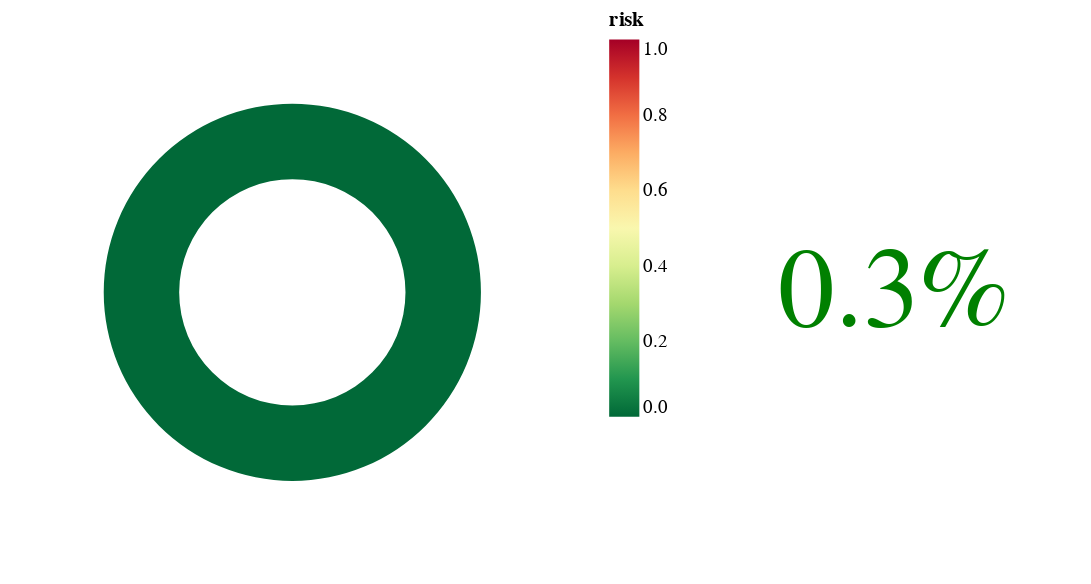

Write notebook code for a chart like this one.
### Code cell
model = load('ckd_model.joblib')
features = ['age','bp','sg','al','su','rbc','pc','pcc','ba','bgr','bu','sc','sod','pot','hemo','pcv','wc','rc','htn','dm','cad','appet','pe','ane']

cat_features = ['rbc','pc','pcc','ba','htn','dm','cad','appet','pe','ane']
class_map = {}
for f in cat_features:
    le = LabelEncoder().fit(df[f])
    class_map[f] = list(le.classes_)

# print(class_map)

coefs = model.coef_[0]
intercept = model.intercept_[0]
placeholder = pd.DataFrame({'x':[0]})

params = [
    alt.param('age', bind=alt.binding_range(min=2, max=90, step=1, name='Age'), value=50),
    alt.param('bp', bind=alt.binding_range(min=50, max=200, step=1, name='Blood Pressure (mm Hg)'), value=120),
    alt.param('sg', bind=alt.binding_range(min=1.005,max=1.025,step=0.001,name='Specific Gravity'), value=1.010),
    alt.param('al', bind=alt.binding_range(min=0, max=5, step=1, name='Albumin (0–5)'), value=1),
    alt.param('su', bind=alt.binding_range(min=0, max=5, step=1, name='Sugar (0–5)'), value=1),
    alt.param('rbc', bind=alt.binding_select(options=['normal','abnormal'], name='RBC'), value='normal'),
    alt.param('pc', bind=alt.binding_select(options=['normal','abnormal'], name='Pus Cells'), value='normal'),
    alt.param('pcc', bind=alt.binding_select(options=['present','not present'], name='Pus Cell Clumps'), value='not present'),
    alt.param('ba', bind=alt.binding_select(options=['present','not present'], name='Bacteria'), value='not present'),
    alt.param('bgr', bind=alt.binding_range(min=50, max=500, step=10, name='Blood Glucose Random (mg/dl)'),value=100),
    alt.param('bu', bind=alt.binding_range(min=5, max=200, step=5, name='Blood Urea (mg/dl)'), value=30),
    alt.param('sc', bind=alt.binding_range(min=0.5, max=15, step=0.1, name='Serum Creatinine (mg/dl)'), value=1.0),
    alt.param('sod', bind=alt.binding_range(min=100,max=160, step=1, name='Sodium (mEq/l)'), value=135),
    alt.param('pot', bind=alt.binding_range(min=2, max=8, step=0.1, name='Potassium (mEq/l)'), value=4.0),
    alt.param('hemo', bind=alt.binding_range(min=5, max=20, step=0.5, name='Hemoglobin (g/dl)'), value=12.0),
    alt.param('pcv', bind=alt.binding_range(min=15, max=60, step=1, name='Packed Cell Volume (%)'), value=40),
    alt.param('wc', bind=alt.binding_range(min=2500, max=20000,step=500, name='WBC Count (cells/cumm)'), value=8000),
    alt.param('rc', bind=alt.binding_range(min=2, max=7, step=0.1, name='RBC Count (millions/cumm)'), value=5),
    alt.param('htn', bind=alt.binding_select(options=['yes','no'], name='Hypertension'), value='no'),
    alt.param('dm', bind=alt.binding_select(options=['yes','no'], name='Diabetes Mellitus'), value='no'),
    alt.param('cad', bind=alt.binding_select(options=['yes','no'], name='Coronary Artery Disease'), value='no'),
    alt.param('appet', bind=alt.binding_select(options=['good','poor'], name='Appetite'), value='good'),
    alt.param('pe', bind=alt.binding_select(options=['yes','no'], name='Pedal Edema'), value='no'),
    alt.param('ane', bind=alt.binding_select(options=['yes','no'], name='Anemia'), value='no'),
]

base = alt.Chart(placeholder).transform_calculate(
    **{f"{f}_val": f for f in features},

    rbc_num = f'datum.rbc_val === "{class_map["rbc"][0]}" ? 0 : 1',
    pc_num = f'datum.pc_val === "{class_map["pc"][0]}" ? 0 : 1',
    pcc_num = f'datum.pcc_val === "{class_map["pcc"][0]}" ? 0 : 1',
    ba_num = f'datum.ba_val === "{class_map["ba"][0]}" ? 0 : 1',
    htn_num = f'datum.htn_val === "{class_map["htn"][0]}" ? 0 : 1',
    dm_num = f'datum.dm_val === "{class_map["dm"][0]}" ? 0 : 1',
    cad_num = f'datum.cad_val === "{class_map["cad"][0]}" ? 0 : 1',
    appet_num = f'datum.appet_val === "{class_map["appet"][0]}" ? 0 : 1',
    pe_num = f'datum.pe_val === "{class_map["pe"][0]}" ? 0 : 1',
    ane_num = f'datum.ane_val === "{class_map["ane"][0]}" ? 0 : 1',

    logit=(
        f"{intercept}"
        + f" + {coefs[0]} * datum.age_val"
        + f" + {coefs[1]} * datum.bp_val"
        + f" + {coefs[2]} * datum.sg_val"
        + f" + {coefs[3]} * datum.al_val"
        + f" + {coefs[4]} * datum.su_val"
        + f" + {coefs[5]} * datum.rbc_num"
        + f" + {coefs[6]} * datum.pc_num"
        + f" + {coefs[7]} * datum.pcc_num"
        + f" + {coefs[8]} * datum.ba_num"
        + f" + {coefs[9]} * datum.bgr_val"
        + f" + {coefs[10]} * datum.bu_val"
        + f" + {coefs[11]} * datum.sc_val"
        + f" + {coefs[12]} * datum.sod_val"
        + f" + {coefs[13]} * datum.pot_val"
        + f" + {coefs[14]} * datum.hemo_val"
        + f" + {coefs[15]} * datum.pcv_val"
        + f" + {coefs[16]} * datum.wc_val"
        + f" + {coefs[17]} * datum.rc_val"
        + f" + {coefs[18]} * datum.htn_num"
        + f" + {coefs[19]} * datum.dm_num"
        + f" + {coefs[20]} * datum.cad_num"
        + f" + {coefs[21]} * datum.appet_num"
        + f" + {coefs[22]} * datum.pe_num"
        + f" + {coefs[23]} * datum.ane_num"
    ),

    risk  = "1/(1+exp(-datum.logit))",
    angle = "datum.risk * 2 * PI"
)

gauge = base.mark_arc(innerRadius=60, outerRadius=100).encode(
    theta=    'angle:Q',
    color=alt.Color('risk:Q', scale=alt.Scale(domain=[0,1], scheme='redyellowgreen', reverse=True))
).properties(width=300, height=300)

text = base.mark_text(size=60, align='center', baseline='middle').encode(
    text=  alt.Text('risk:Q', format='.1%'),
    color= alt.condition(
        alt.datum.risk > 0.5,
        alt.value('red'),
        alt.value('green')
    )
).properties(width=200, height=300)

(gauge | text).add_params(*params).resolve_scale(color='independent')

### Figure 1 — Vega-Lite specification as saved in the notebook (floating-point values rounded to 4 significant figures)
{"config": {"view": {"continuousWidth": 300, "continuousHeight": 300}}, "hconcat": [{"mark": {"type": "arc", "innerRadius": 60, "outerRadius": 100}, "encoding": {"color": {"field": "risk", "scale": {"domain": [0, 1], "reverse": true, "scheme": "redyellowgreen"}, "type": "quantitative"}, "theta": {"field": "angle", "type": "quantitative"}}, "height": 300, "transform": [{"calculate": "age", "as": "age_val"}, {"calculate": "bp", "as": "bp_val"}, {"calculate": "sg", "as": "sg_val"}, {"calculate": "al", "as": "al_val"}, {"calculate": "su", "as": "su_val"}, {"calculate": "rbc", "as": "rbc_val"}, {"calculate": "pc", "as": "pc_val"}, {"calculate": "pcc", "as": "pcc_val"}, {"calculate": "ba", "as": "ba_val"}, {"calculate": "bgr", "as": "bgr_val"}, {"calculate": "bu", "as": "bu_val"}, {"calculate": "sc", "as": "sc_val"}, {"calculate": "sod", "as": "sod_val"}, {"calculate": "pot", "as": "pot_val"}, {"calculate": "hemo", "as": "hemo_val"}, {"calculate": "pcv", "as": "pcv_val"}, {"calculate": "wc", "as": "wc_val"}, {"calculate": "rc", "as": "rc_val"}, {"calculate": "htn", "as": "htn_val"}, {"calculate": "dm", "as": "dm_val"}, {"calculate": "cad", "as": "cad_val"}, {"calculate": "appet", "as": "appet_val"}, {"calculate": "pe", "as": "pe_val"}, {"calculate": "ane", "as": "ane_val"}, {"calculate": "datum.rbc_val === \"abnormal\" ? 0 : 1", "as": "rbc_num"}, {"calculate": "datum.pc_val === \"abnormal\" ? 0 : 1", "as": "pc_num"}, {"calculate": "datum.pcc_val === \"notpresent\" ? 0 : 1", "as": "pcc_num"}, {"calculate": "datum.ba_val === \"notpresent\" ? 0 : 1", "as": "ba_num"}, {"calculate": "datum.htn_val === \"no\" ? 0 : 1", "as": "htn_num"}, {"calculate": "datum.dm_val === \"\tno\" ? 0 : 1", "as": "dm_num"}, {"calculate": "datum.cad_val === \"\tno\" ? 0 : 1", "as": "cad_num"}, {"calculate": "datum.appet_val === \"good\" ? 0 : 1", "as": "appet_num"}, {"calculate": "datum.pe_val === \"no\" ? 0 : 1", "as": "pe_num"}, {"calculate": "datum.ane_val === \"no\" ? 0 : 1", "as": "ane_num"}, {"calculate": "-33.00309219442617 + -0.007201087692827633 * datum.age_val + -0.07545398802156367 * datum.bp_val + 0.026777613802648658 * datum.sg_val + -1.4369973969064112 * datum.al_val + -0.9643406875058692 * datum.su_val + 0.6577662194851578 * datum.rbc_num + 0.27027617057333464 * datum.pc_num + -0.013836580612028174 * datum.pcc_num + -0.0034600358987837785 * datum.ba_num + -0.05407006088428103 * datum.bgr_val + -0.010328176104730902 * datum.bu_val + -0.9327608451236566 * datum.sc_val + 0.08301139545429205 * datum.sod_val + -0.1236798278767011 * datum.pot_val + 1.242151769891004 * datum.hemo_val + 0.3843556364272684 * datum.pcv_val + -3.503834128865721e-05 * datum.wc_val + 0.7724554256898801 * datum.rc_val + -1.1390619836774802 * datum.htn_num + 0.07540367115473597 * datum.dm_num + -0.00653412134631604 * datum.cad_num + -0.8179590671088631 * datum.appet_num + -0.636093287821691 * datum.pe_num + -0.24573242243155444 * datum.ane_num", "as": "logit"}, {"calculate": "1/(1+exp(-datum.logit))", "as": "risk"}, {"calculate": "datum.risk * 2 * PI", "as": "angle"}], "width": 300}, {"mark": {"type": "text", "align": "center", "baseline": "middle", "size": 60}, "encoding": {"color": {"condition": {"test": "(datum.risk > 0.5)", "value": "red"}, "value": "green"}, "text": {"field": "risk", "format": ".1%", "type": "quantitative"}}, "height": 300, "transform": [{"calculate": "age", "as": "age_val"}, {"calculate": "bp", "as": "bp_val"}, {"calculate": "sg", "as": "sg_val"}, {"calculate": "al", "as": "al_val"}, {"calculate": "su", "as": "su_val"}, {"calculate": "rbc", "as": "rbc_val"}, {"calculate": "pc", "as": "pc_val"}, {"calculate": "pcc", "as": "pcc_val"}, {"calculate": "ba", "as": "ba_val"}, {"calculate": "bgr", "as": "bgr_val"}, {"calculate": "bu", "as": "bu_val"}, {"calculate": "sc", "as": "sc_val"}, {"calculate": "sod", "as": "sod_val"}, {"calculate": "pot", "as": "pot_val"}, {"calculate": "hemo", "as": "hemo_val"}, {"calculate": "pcv", "as": "pcv_val"}, {"calculate": "wc", "as": "wc_val"}, {"calculate": "rc", "as": "rc_val"}, {"calculate": "htn", "as": "htn_val"}, {"calculate": "dm", "as": "dm_val"}, {"calculate": "cad", "as": "cad_val"}, {"calculate": "appet", "as": "appet_val"}, {"calculate": "pe", "as": "pe_val"}, {"calculate": "ane", "as": "ane_val"}, {"calculate": "datum.rbc_val === \"abnormal\" ? 0 : 1", "as": "rbc_num"}, {"calculate": "datum.pc_val === \"abnormal\" ? 0 : 1", "as": "pc_num"}, {"calculate": "datum.pcc_val === \"notpresent\" ? 0 : 1", "as": "pcc_num"}, {"calculate": "datum.ba_val === \"notpresent\" ? 0 : 1", "as": "ba_num"}, {"calculate": "datum.htn_val === \"no\" ? 0 : 1", "as": "htn_num"}, {"calculate": "datum.dm_val === \"\tno\" ? 0 : 1", "as": "dm_num"}, {"calculate": "datum.cad_val === \"\tno\" ? 0 : 1", "as": "cad_num"}, {"calculate": "datum.appet_val === \"good\" ? 0 : 1", "as": "appet_num"}, {"calculate": "datum.pe_val === \"no\" ? 0 : 1", "as": "pe_num"}, {"calculate": "datum.ane_val === \"no\" ? 0 : 1", "as": "ane_num"}, {"calculate": "-33.00309219442617 + -0.007201087692827633 * datum.age_val + -0.07545398802156367 * datum.bp_val + 0.026777613802648658 * datum.sg_val + -1.4369973969064112 * datum.al_val + -0.9643406875058692 * datum.su_val + 0.6577662194851578 * datum.rbc_num + 0.27027617057333464 * datum.pc_num + -0.013836580612028174 * datum.pcc_num + -0.0034600358987837785 * datum.ba_num + -0.05407006088428103 * datum.bgr_val + -0.010328176104730902 * datum.bu_val + -0.9327608451236566 * datum.sc_val + 0.08301139545429205 * datum.sod_val + -0.1236798278767011 * datum.pot_val + 1.242151769891004 * datum.hemo_val + 0.3843556364272684 * datum.pcv_val + -3.503834128865721e-05 * datum.wc_val + 0.7724554256898801 * datum.rc_val + -1.1390619836774802 * datum.htn_num + 0.07540367115473597 * datum.dm_num + -0.00653412134631604 * datum.cad_num + -0.8179590671088631 * datum.appet_num + -0.636093287821691 * datum.pe_num + -0.24573242243155444 * datum.ane_num", "as": "logit"}, {"calculate": "1/(1+exp(-datum.logit))", "as": "risk"}, {"calculate": "datum.risk * 2 * PI", "as": "angle"}], "width": 200}], "data": {"name": "data-d285a7403ed98ae579761d64a864032b"}, "params": [{"name": "age", "bind": {"input": "range", "max": 90, "min": 2, "name": "Age", "step": 1}, "value": 50}, {"name": "bp", "bind": {"input": "range", "max": 200, "min": 50, "name": "Blood Pressure (mm Hg)", "step": 1}, "value": 120}, {"name": "sg", "bind": {"input": "range", "max": 1.025, "min": 1.005, "name": "Specific Gravity", "step": 0.001}, "value": 1.01}, {"name": "al", "bind": {"input": "range", "max": 5, "min": 0, "name": "Albumin (0–5)", "step": 1}, "value": 1}, {"name": "su", "bind": {"input": "range", "max": 5, "min": 0, "name": "Sugar (0–5)", "step": 1}, "value": 1}, {"name": "rbc", "bind": {"input": "select", "options": ["normal", "abnormal"], "name": "RBC"}, "value": "normal"}, {"name": "pc", "bind": {"input": "select", "options": ["normal", "abnormal"], "name": "Pus Cells"}, "value": "normal"}, {"name": "pcc", "bind": {"input": "select", "options": ["present", "not present"], "name": "Pus Cell Clumps"}, "value": "not present"}, {"name": "ba", "bind": {"input": "select", "options": ["present", "not present"], "name": "Bacteria"}, "value": "not present"}, {"name": "bgr", "bind": {"input": "range", "max": 500, "min": 50, "name": "Blood Glucose Random (mg/dl)", "step": 10}, "value": 100}, {"name": "bu", "bind": {"input": "range", "max": 200, "min": 5, "name": "Blood Urea (mg/dl)", "step": 5}, "value": 30}, {"name": "sc", "bind": {"input": "range", "max": 15, "min": 0.5, "name": "Serum Creatinine (mg/dl)", "step": 0.1}, "value": 1.0}, {"name": "sod", "bind": {"input": "range", "max": 160, "min": 100, "name": "Sodium (mEq/l)", "step": 1}, "value": 135}, {"name": "pot", "bind": {"input": "range", "max": 8, "min": 2, "name": "Potassium (mEq/l)", "step": 0.1}, "value": 4.0}, {"name": "hemo", "bind": {"input": "range", "max": 20, "min": 5, "name": "Hemoglobin (g/dl)", "step": 0.5}, "value": 12.0}, {"name": "pcv", "bind": {"input": "range", "max": 60, "min": 15, "name": "Packed Cell Volume (%)", "step": 1}, "value": 40}, {"name": "wc", "bind": {"input": "range", "max": 20000, "min": 2500, "name": "WBC Count (cells/cumm)", "step": 500}, "value": 8000}, {"name": "rc", "bind": {"input": "range", "max": 7, "min": 2, "name": "RBC Count (millions/cumm)", "step": 0.1}, "value": 5}, {"name": "htn", "bind": {"input": "select", "options": ["yes", "no"], "name": "Hypertension"}, "value": "no"}, {"name": "dm", "bind": {"input": "select", "options": ["yes", "no"], "name": "Diabetes Mellitus"}, "value": "no"}, {"name": "cad", "bind": {"input": "select", "options": ["yes", "no"], "name": "Coronary Artery Disease"}, "value": "no"}, {"name": "appet", "bind": {"input": "select", "options": ["good", "poor"], "name": "Appetite"}, "value": "good"}, {"name": "pe", "bind": {"input": "select", "options": ["yes", "no"], "name": "Pedal Edema"}, "value": "no"}, {"name": "ane", "bind": {"input": "select", "options": ["yes", "no"], "name": "Anemia"}, "value": "no"}], "resolve": {"scale": {"color": "independent"}}, "$schema": "https://vega.github.io/schema/vega-lite/v5.20.1.json", "datasets": {"data-d285a7403ed98ae579761d64a864032b": [{"x": 0}]}}
